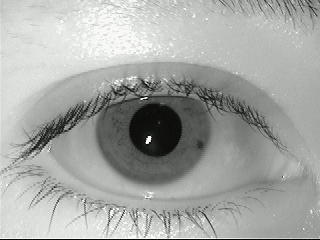
#> input picture modules/iris/Dr.bmp, 320 x 240 px
$ python iris.py   (older library calls are emulated)
#> lines starting #> are read from the running program, lines starting #| are printed output that depends on the picture; after the words box and inside, x2 and y2 are one past the last pixel; in counts of white or black regions, pixels touching at a corner belong together
import zipfile
import os
import shutil
import cv2
import numpy as np
import os
from scipy import ndimage
import matplotlib.pyplot as plt

# [32 lines of commented-out code are left out]
dataset_dir = "mong mat"
query_image_path = "Dr.bmp"

# --- Tham số xóa đốm sáng ---
REFLECTION_THRESH = 230
# --- Tham số tìm Pupil (Threshold + Contour) ---

PUPIL_THRESH = 85
PUPIL_MIN_AREA = 800 # Diện tích contour tối thiểu
PUPIL_MAX_AREA = 18000 # Diện tích contour tối đa

# --- Tham số tìm Iris (Multi-Canny Scan) ---
CANNY_THRESHOLDS = [
    (30, 80),  # Mặc định
    (20, 60),  # Dành cho ảnh mờ hơn
    (40, 100), # Dành cho ảnh rõ nét hơn
    (50, 120), # Dành cho ảnh rất rõ
]
IRIS_RADIUS_MIN_OFFSET = 20  # Bán kính iris nhỏ nhất so với pupil

IRIS_RADIUS_MAX_OFFSET = 110 # Tăng từ 80 -> 110

IRIS_RADIUS_STEP = 1         # Bước nhảy khi quét
IRIS_SCAN_POINTS = 360       # Số điểm quét trên mỗi vòng tròn (tăng để chính xác hơn)
IRIS_CONTOUR_VOTE_RANGE = 3  # Phạm vi pixel xung quanh đường quét để tính vote

# --- Tham số Gabor & So khớp ---
NORM_RADIALS = 64
NORM_ANGLES = 512
HAMMING_MATCH_THRESHOLD = 0.45 # Ngưỡng Hamming (có thể nới lỏng nhẹ nếu cần)

# === HẾT THAM SỐ ===


# === HÀM XỬ LÝ CHÍNH ===

def remove_specular_reflections(img_gray):
    img_blur = cv2.medianBlur(img_gray, 5)
    _, mask = cv2.threshold(img_blur, REFLECTION_THRESH, 255, cv2.THRESH_BINARY)
    mask = cv2.dilate(mask, np.ones((5, 5), np.uint8), iterations=2)
    img_inpainted = cv2.inpaint(img_gray, mask, inpaintRadius=5, flags=cv2.INPAINT_TELEA)
    img_final = cv2.bilateralFilter(img_inpainted, 9, 75, 75)
    return img_final


def detect_iris_boundaries(img):
    if len(img.shape) > 2:
        img_gray = cv2.cvtColor(img, cv2.COLOR_BGR2GRAY)
    else:
        img_gray = img.copy()
    h, w = img_gray.shape

    img_clean = remove_specular_reflections(img_gray)

    # --- Try HoughCircles for pupil (preferred) ---
    pupil_found = False
    cx = w // 2; cy = h // 2; r_pupil = 40.0

    img_blur = cv2.GaussianBlur(img_clean, (7, 7), 2)

    minR = max(6, int(min(h, w) * 0.02))
    maxR = max(20, int(min(h, w) * 0.18))
    try:
        circles = cv2.HoughCircles(img_blur, cv2.HOUGH_GRADIENT, dp=1.5, minDist=20,
                                   param1=80, param2=28, minRadius=minR, maxRadius=maxR)
    except Exception:
        circles = None

    if circles is not None and len(circles[0]) > 0:
        best = None; best_mean = 1e9
        for c in circles[0]:
            x, y, r = c
            xi, yi, ri = int(round(x)), int(round(y)), max(1, int(round(r)))
            mask = np.zeros_like(img_gray, dtype=np.uint8)
            cv2.circle(mask, (xi, yi), max(2, ri//2), 255, -1)
            mean = cv2.mean(img_gray, mask=mask)[0]
            if mean < best_mean:
                best_mean = mean; best = (x, y, r)
        if best is not None:
            cx, cy, r_pupil = float(best[0]), float(best[1]), float(best[2])
            pupil_found = True

    # --- Fallback: contour-based pupil detection ---
    if not pupil_found:
        img_pupil_blur = cv2.medianBlur(img_clean, 5)
        _, thresh = cv2.threshold(img_pupil_blur, PUPIL_THRESH, 255, cv2.THRESH_BINARY_INV)
        kernel = np.ones((5,5), np.uint8)
        thresh = cv2.morphologyEx(thresh, cv2.MORPH_CLOSE, kernel, iterations=2)
        contours, _ = cv2.findContours(thresh, cv2.RETR_EXTERNAL, cv2.CHAIN_APPROX_SIMPLE)
        best_contour = None; max_area = 0
        for c in contours:
            area = cv2.contourArea(c)
            if PUPIL_MIN_AREA < area < PUPIL_MAX_AREA and area > max_area:
                max_area = area; best_contour = c
        if best_contour is not None:
            (x, y), r = cv2.minEnclosingCircle(best_contour)
            cx, cy, r_pupil = float(x), float(y), float(r)
        else:
            cx, cy, r_pupil = float(w//2), float(h//2), 40.0
            print(f"⚠️ Fallback pupil for {query_image_path}: center {(cx,cy)}, r {r_pupil}")

    # --- Iris search: try HoughCircles first ---
    r_min = int(r_pupil + IRIS_RADIUS_MIN_OFFSET)
    r_max = int(min(min(w, h) // 2 - 5, r_pupil + IRIS_RADIUS_MAX_OFFSET))
    if r_min >= r_max:
        r_min = int(r_pupil + 20)
        r_max = int(r_pupil + 80)
    iris_found = False
    iris_r = r_min + 40
    try:
        img_iris_blur = cv2.GaussianBlur(img_clean, (9,9), 3)
        circles_iris = cv2.HoughCircles(img_iris_blur, cv2.HOUGH_GRADIENT, dp=1.2, minDist=50,
                                        param1=80, param2=30, minRadius=max(10, r_min),
                                        maxRadius=min(int(r_max), int(min(w,h)//2 - 5)))
    except Exception:
        circles_iris = None

    if circles_iris is not None and len(circles_iris[0]) > 0:
        best_irc = None; best_d = 1e9
        for cc in circles_iris[0]:
            ix, iy, ir = cc
            d = np.hypot(ix - cx, iy - cy)
            if d < best_d:
                best_d = d; best_irc = (ix, iy, ir)
        if best_irc is not None:
            iris_r = float(best_irc[2])
            iris_cx = float(best_irc[0]); iris_cy = float(best_irc[1])
            iris_found = True
        else:
            iris_cx, iris_cy = cx, cy
    else:
        iris_cx, iris_cy = cx, cy

    # --- If iris Hough failed, perform multi-canny voting (with small center shift) ---
    if not iris_found:
        edges_comb = np.zeros_like(img_gray)
        for low, high in CANNY_THRESHOLDS:
            e = cv2.Canny(cv2.GaussianBlur(img_clean, (5,5), 1), low, high)
            edges_comb = cv2.bitwise_or(edges_comb, e)

        best_votes = -1
        best_r = max(r_min, int(r_pupil + IRIS_RADIUS_MIN_OFFSET))
        best_center = (cx, cy)

        angles = np.linspace(0, 2*np.pi, max(180, IRIS_SCAN_POINTS), endpoint=False)
        cos_t = np.cos(angles); sin_t = np.sin(angles)

        center_window = range(-6, 7, 2)  # -6,-4,-2,0,2,4,6

        for r in range(r_min, r_max, max(1, IRIS_RADIUS_STEP)):
            for dx in center_window:
                for dy in center_window:
                    cx_cand = cx + dx
                    cy_cand = cy + dy
                    xs = np.clip((cx_cand + r * cos_t).astype(np.int32), 0, w-1)
                    ys = np.clip((cy_cand + r * sin_t).astype(np.int32), 0, h-1)
                    votes = np.sum(edges_comb[ys, xs] > 0)
                    if votes > best_votes:
                        best_votes = votes
                        best_r = r
                        best_center = (cx_cand, cy_cand)

        iris_r = float(best_r)
        iris_cx, iris_cy = float(best_center[0]), float(best_center[1])

    if iris_r <= r_pupil + 10:
        iris_r = float(r_pupil + 40.0)
    if iris_r > min(w,h)//2:
        iris_r = float(min(w,h)//2 - 5)

    pupil_out = (int(round(cx)), int(round(cy)), int(round(r_pupil)))
    iris_out = (int(round(iris_cx)), int(round(iris_cy)), int(round(iris_r)))
    return pupil_out, iris_out


def normalize_iris(img, pupil, iris, radials=NORM_RADIALS, angles=NORM_ANGLES):
    if len(img.shape) > 2:
        img_gray = cv2.cvtColor(img, cv2.COLOR_BGR2GRAY)
    else:
        img_gray = img.copy()

    x_pupil, y_pupil, r_pupil = pupil
    x_iris, y_iris, r_iris = iris

    if r_iris <= r_pupil + 2:
        r_iris = r_pupil + max(5, int(r_pupil * 0.6))

    theta = np.linspace(0, 2*np.pi, angles, endpoint=False)
    r_norm = np.linspace(0, 1, radials)

    cos_t = np.cos(theta)[None, :]  # shape (1, angles)
    sin_t = np.sin(theta)[None, :]

    radius_map = (r_pupil + r_norm[:, None] * (r_iris - r_pupil))  # (radials,1)

    X = x_pupil + radius_map * cos_t
    Y = y_pupil + radius_map * sin_t

    X = np.clip(X, 0, img_gray.shape[1] - 1).astype(np.float32)
    Y = np.clip(Y, 0, img_gray.shape[0] - 1).astype(np.float32)

    polar = cv2.remap(img_gray, X, Y, interpolation=cv2.INTER_LINEAR, borderMode=cv2.BORDER_CONSTANT, borderValue=0)
    return polar


def gabor_encode(polar):
    polar_float = polar.astype(np.float32)
    kernel = cv2.getGaborKernel((21, 21), 4.0, np.pi / 4, 10.0, 0.5, 0, ktype=cv2.CV_32F)
    filtered = cv2.filter2D(polar_float, cv2.CV_32F, kernel)
    code = (filtered > np.mean(filtered)).astype(np.uint8)
    return code

def hamming_distance(code1, code2):
    if code1.shape != code2.shape:
        print(f"Lỗi: Kích thước mã Gabor không khớp! {code1.shape} vs {code2.shape}")
        return 1.0, 0
    total_bits = code1.size
    diff = np.sum(code1 != code2)
    return diff / total_bits, total_bits - diff

def draw_boundaries(img_in, pupil, iris):
    """
    Vẽ pupil (xanh lá), iris (đỏ) với tâm tương ứng.
    """
    draw = img_in.copy()
    px, py, pr = int(pupil[0]), int(pupil[1]), int(pupil[2])
    ix, iy, ir = int(iris[0]), int(iris[1]), int(iris[2])

    cv2.circle(draw, (px, py), pr, (0, 255, 0), 2)   # pupil green
    cv2.circle(draw, (ix, iy), ir, (0, 0, 255), 2)   # iris red
    cv2.drawMarker(draw, (px, py), (0, 255, 0), cv2.MARKER_CROSS, 12, 2)
    cv2.drawMarker(draw, (ix, iy), (255, 0, 0), cv2.MARKER_TILTED_CROSS, 12, 2)
    return draw[..., ::-1]  # BGR -> RGB for matplotlib


# === HÀM CHẠY CHÍNH (MAIN EXECUTION) ===
def main():
    print(f"Đang tải ảnh truy vấn: {query_image_path}...")
    query_img = cv2.imread(query_image_path)
#> query_img is the input picture: shape (240, 320, 3); mean B, G, R 164.1, 167.7, 165.3
    if query_img is None:
        raise FileNotFoundError(f"Không tìm thấy ảnh truy vấn: {query_image_path}")

    try:
        pupil_q, iris_q = detect_iris_boundaries(query_img)
#> in remove_specular_reflections, `_, mask = cv2.threshold(img_blur, REFLECTION_THRESH, 255, cv2.THRESH_B..`: mask: shape (240, 320); 4.4% white; 20 white regions (14 under 20 px), largest, box (x1, y1, x2, y2) and area: (52, 6, 153, 58) 3157, (126, 234, 142, 239) 38, (147, 234, 161, 239) 34, (111, 0, 120, 5) 23, (128, 0, 136, 3) 23, (146, 137, 151, 143) 20
#> in remove_specular_reflections, `mask = cv2.dilate(mask, np.ones((5, 5), np.uint8), iterations=2)`: mask: shape (240, 320); 8.4% white; 5 white regions, box (x1, y1, x2, y2) and area: (48, 0, 157, 62) 4991, (93, 222, 165, 240) 838, (64, 222, 89, 240) 345, (142, 133, 155, 147) 172, (169, 232, 178, 240) 72
#> in detect_iris_boundaries, `circles = cv2.HoughCircles(img_blur, cv2.HOUGH_GRADIENT, dp=1.5, minDi..`: circles = [[155.2, 129.8, 27], [66.75, 159.8, 38.85], [54.75, 101.2, 31.8]]
#> the loop in detect_iris_boundaries, `for c in circles[0]:` made 3 passes
#> (x, y, r, xi, yi, ri, mean, best_mean) on pass 1: (155.2, 129.8, 27, 155, 130, 27, 27.97, 27.97)
#> (x, y, r, xi, yi, ri, mean) on passes 2 to 3: (66.75, 159.8, 38.85, 67, 160, 39, 170.7), (54.75, 101.2, 31.8, 55, 101, 32, 168.1)
#> after the loop in detect_iris_boundaries, `for c in circles[0]:`:
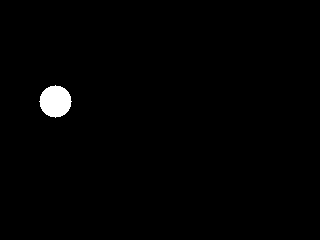
#> mask: shape (240, 320); 1% white; 1 white region, box (x1, y1, x2, y2) and area: (39, 85, 72, 118) 797
#> after the loop in detect_iris_boundaries, `for c in circles[0]:`: best_mean = 27.97
#> in detect_iris_boundaries, `cx, cy, r_pupil = float(best[0]), float(best[1]), float(best[2])`: cx = 155.2; cy = 129.8; r_pupil = 27
#> in detect_iris_boundaries, `r_min = int(r_pupil + IRIS_RADIUS_MIN_OFFSET)`: r_min = 47
#> in detect_iris_boundaries, `r_max = int(min(min(w, h) // 2 - 5, r_pupil + IRIS_RADIUS_MAX_OFFSET))`: r_max = 115
#> in detect_iris_boundaries, `iris_r = r_min + 40`: iris_r = 87
#> in detect_iris_boundaries, `circles_iris = cv2.HoughCircles(img_iris_blur, cv2.HOUGH_GRADIENT, dp=..`: circles_iris = [[151.8, 126.6, 58.52]]
#> the loop in detect_iris_boundaries, `for cc in circles_iris[0]:` made 1 pass
#> (ix, iy, ir, d, best_d) on pass 1: (151.8, 126.6, 58.52, 4.67, 4.67)
#> after the loop in detect_iris_boundaries, `for cc in circles_iris[0]:`: best_d = 4.67
#> in detect_iris_boundaries, `iris_r = float(best_irc[2])`: iris_r = 58.52
#> in detect_iris_boundaries, `iris_cx = float(best_irc[0])`: iris_cx = 151.8
#> in detect_iris_boundaries, `iris_cy = float(best_irc[1])`: iris_cy = 126.6
#> in detect_iris_boundaries, `pupil_out = (int(round(cx)), int(round(cy)), int(round(r_pupil)))`: pupil_out = (155, 130, 27)
#> in detect_iris_boundaries, `iris_out = (int(round(iris_cx)), int(round(iris_cy)), int(round(iris_r..`: iris_out = (152, 127, 59)
#> pupil_q = (155, 130, 27); iris_q = (152, 127, 59)
        normalized_query = normalize_iris(query_img, pupil_q, iris_q)
#> in normalize_iris, `x_pupil, y_pupil, r_pupil = pupil`: x_pupil = 155; y_pupil = 130; r_pupil = 27
#> in normalize_iris, `x_iris, y_iris, r_iris = iris`: x_iris = 152; y_iris = 127; r_iris = 59
#> in normalize_iris, `radius_map = (r_pupil + r_norm[:, None] * (r_iris - r_pupil))`: radius_map = 64 values from 27 to 59
#> in normalize_iris, `Y = y_pupil + radius_map * sin_t`:
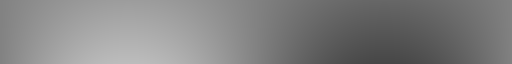
#> Y: shape (64, 512) float64; min 71, max 189, mean 130
#> in normalize_iris, `polar = cv2.remap(img_gray, X, Y, interpolation=cv2.INTER_LINEAR, bord..`:
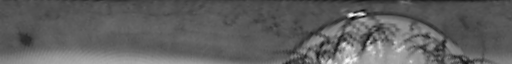
#> polar: shape (64, 512); min 6, max 247, mean 95.6
        code_query = gabor_encode(normalized_query)
#> in gabor_encode, `code = (filtered > np.mean(filtered)).astype(np.uint8)`: code: shape (64, 512); values 0 (black) and 1 (white), 37.7% white; 21 white regions (6 under 20 px), largest, box (x1, y1, x2, y2) and area: (0, 10, 252, 64) 6178, (270, 0, 470, 64) 5143, (474, 48, 512, 64) 318
        print("✅ Đã xử lý ảnh truy vấn.")
    except Exception as e:
        print(f"❌ Lỗi khi xử lý ảnh truy vấn ({query_image_path}): {e}")
        return

    print(f"\nĐang quét thư mục dataset: {dataset_dir}...")
    best_file = None
    best_img = None
    best_dist = 1.0

    for file in os.listdir(dataset_dir):
        if file.lower().endswith((".bmp", ".jpg", ".png")):
            path = os.path.join(dataset_dir, file)
            if os.path.basename(path) == os.path.basename(query_image_path):
                continue
            img = cv2.imread(path)
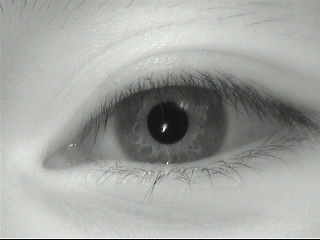
#> input picture modules/iris/mong mat/Duong Ngo Nhat Minh left. (1).bmp, 320 x 240 px
#> img is the input picture: shape (240, 320, 3); mean B, G, R 161.4, 165, 162.6
            if img is None:
                print(f"⚠️ Bỏ qua: Không thể đọc file {file}")
                continue
            try:
                pupil, iris = detect_iris_boundaries(img)
#> in remove_specular_reflections (call 2), `_, mask = cv2.threshold(img_blur, REFLECTION_THRESH, 255, cv2.THRESH_B..`: mask: shape (240, 320); 0.01% white in thin lines or dots, all inside (x1, y1, x2, y2) = (154, 42, 164, 45)
#> in remove_specular_reflections (call 2), `mask = cv2.dilate(mask, np.ones((5, 5), np.uint8), iterations=2)`: mask: shape (240, 320); 0.23% white; 1 white region, box (x1, y1, x2, y2) and area: (150, 38, 168, 49) 174
#> in detect_iris_boundaries (call 2), `circles = cv2.HoughCircles(img_blur, cv2.HOUGH_GRADIENT, dp=1.5, minDi..`: circles = [[167.2, 122.2, 21.6]]
#> the loop in detect_iris_boundaries (call 2), `for c in circles[0]:` made 1 pass
#> (x, y, r, xi, yi, ri, mean, best_mean) on pass 1: (167.2, 122.2, 21.6, 167, 122, 22, 35.36, 35.36)
#> after the loop in detect_iris_boundaries (call 2), `for c in circles[0]:`:
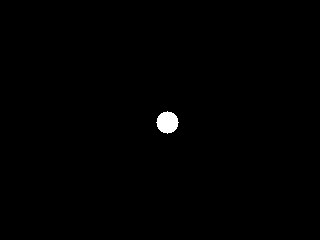
#> mask: shape (240, 320); 0.49% white; 1 white region, box (x1, y1, x2, y2) and area: (156, 111, 179, 134) 377
#> after the loop in detect_iris_boundaries (call 2), `for c in circles[0]:`: best_mean = 35.36
#> in detect_iris_boundaries (call 2), `cx, cy, r_pupil = float(best[0]), float(best[1]), float(best[2])`: cx = 167.2; cy = 122.2; r_pupil = 21.6
#> in detect_iris_boundaries (call 2), `r_min = int(r_pupil + IRIS_RADIUS_MIN_OFFSET)`: r_min = 41
#> in detect_iris_boundaries (call 2), `iris_r = r_min + 40`: iris_r = 81
#> in detect_iris_boundaries (call 2), `circles_iris = cv2.HoughCircles(img_iris_blur, cv2.HOUGH_GRADIENT, dp=..`: circles_iris = None
#> in detect_iris_boundaries (call 2), `iris_cx, iris_cy = cx, cy`: iris_cx = 167.2; iris_cy = 122.2
#> in detect_iris_boundaries (call 2), `best_r = max(r_min, int(r_pupil + IRIS_RADIUS_MIN_OFFSET))`: best_r = 41
#> in detect_iris_boundaries (call 2), `best_center = (cx, cy)`: best_center = (167.2, 122.2)
#> after the loop in detect_iris_boundaries (call 2), `for r in range(r_min, r_max, max(1, IRIS_RADIUS_STEP)):`: best_center = (171.2, 124.2); best_r = 56; best_votes = 76
#> in detect_iris_boundaries (call 2), `iris_r = float(best_r)`: iris_r = 56
#> in detect_iris_boundaries (call 2), `iris_cx, iris_cy = float(best_center[0]), float(best_center[1])`: iris_cx = 171.2; iris_cy = 124.2
#> in detect_iris_boundaries (call 2), `pupil_out = (int(round(cx)), int(round(cy)), int(round(r_pupil)))`: pupil_out = (167, 122, 22)
#> in detect_iris_boundaries (call 2), `iris_out = (int(round(iris_cx)), int(round(iris_cy)), int(round(iris_r..`: iris_out = (171, 124, 56)
#> pupil = (167, 122, 22); iris = (171, 124, 56)
                normalized = normalize_iris(img, pupil, iris)
                code_dataset = gabor_encode(normalized)
#> in gabor_encode (call 2), `filtered = cv2.filter2D(polar_float, cv2.CV_32F, kernel)`:
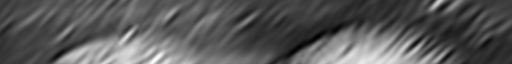
#> filtered: shape (64, 512) float32; min 263.1, max 2739.7, mean 1129.1; drawn with min black and max white
#> in gabor_encode (call 2), `code = (filtered > np.mean(filtered)).astype(np.uint8)`:
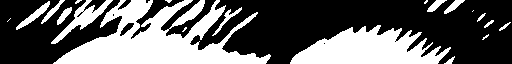
#> code: shape (64, 512); values 0 (black) and 1 (white), 38.2% white; 20 white regions (7 under 20 px), largest, box (x1, y1, x2, y2) and area: (53, 0, 271, 64) 6943, (290, 25, 451, 64) 3882, (51, 0, 113, 44) 663

                dist, same_pixels = hamming_distance(code_query, code_dataset)
#> in hamming_distance, `diff = np.sum(code1 != code2)`: diff = 11153
#> dist = 0.34; same_pixels = 21615
                total_pixels = code_query.size
#> total_pixels = 32768
                same_ratio = (same_pixels / total_pixels) if total_pixels > 0 else 0
#> same_ratio = 0.66

                print(f"\n🖼️  Ảnh: {file}")
                print(f"   ➤ Khoảng cách Hamming: {dist:.4f}")
#|    ➤ Khoảng cách Hamming: 0.3404
                print(f"   ➤ Tỉ lệ khớp: {same_ratio * 100:.2f}%")
#|    ➤ Tỉ lệ khớp: 65.96%

                if dist < best_dist:
                    best_dist = dist
#> best_dist = 0.34
                    best_file = file
                    best_img = img

            except Exception as e:
                print(f"⚠️ Lỗi khi xử lý file {file}: {e}. Bỏ qua...")
#> pass 2 of the loop in main, `for file in os.listdir(dataset_dir):`:
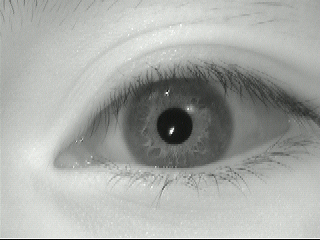
#> input picture modules/iris/mong mat/Duong Ngo Nhat Minh left. (2).bmp, 320 x 240 px
#> in main, img is the input picture: shape (240, 320, 3); mean B, G, R 166.1, 169.8, 167.3
#> in remove_specular_reflections (call 3), `_, mask = cv2.threshold(img_blur, REFLECTION_THRESH, 255, cv2.THRESH_B..`:
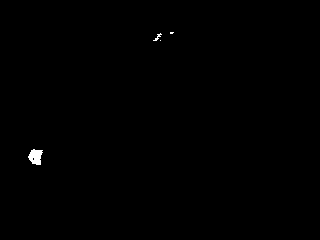
#> mask: shape (240, 320); 0.26% white; 4 white regions (2 under 20 px), largest, box (x1, y1, x2, y2) and area: (28, 149, 43, 165) 166, (153, 33, 162, 41) 24
#> in detect_iris_boundaries (call 3), `img_blur = cv2.GaussianBlur(img_clean, (7, 7), 2)`:
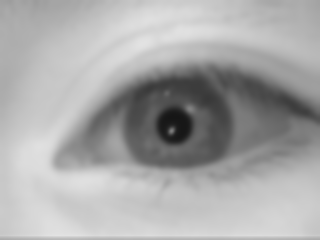
#> img_blur: shape (240, 320); min 22, max 227, mean 168.8
#> circles = [[174.8, 125.2, 19.05]]
#> the loop in detect_iris_boundaries (call 3), `for c in circles[0]:` made 1 pass
#> (x, y, r, xi, yi, ri, mean, best_mean) on pass 1: (174.8, 125.2, 19.05, 175, 125, 19, 41.01, 41.01)
#> after the loop in detect_iris_boundaries (call 3), `for c in circles[0]:`: best_mean = 41.01
#> in detect_iris_boundaries (call 3), `cx, cy, r_pupil = float(best[0]), float(best[1]), float(best[2])`: cx = 174.8; cy = 125.2; r_pupil = 19.05
#> r_min = 39
#> in detect_iris_boundaries (call 3), `iris_r = r_min + 40`: iris_r = 79
#> in detect_iris_boundaries (call 3), `iris_cx, iris_cy = cx, cy`: iris_cx = 174.8; iris_cy = 125.2
#> in detect_iris_boundaries (call 3), `best_r = max(r_min, int(r_pupil + IRIS_RADIUS_MIN_OFFSET))`: best_r = 39
#> in detect_iris_boundaries (call 3), `best_center = (cx, cy)`: best_center = (174.8, 125.2)
#> after the loop in detect_iris_boundaries (call 3), `for r in range(r_min, r_max, max(1, IRIS_RADIUS_STEP)):`: best_center = (180.8, 127.2); best_r = 52; best_votes = 89
#> in detect_iris_boundaries (call 3), `iris_r = float(best_r)`: iris_r = 52
#> in detect_iris_boundaries (call 3), `iris_cx, iris_cy = float(best_center[0]), float(best_center[1])`: iris_cx = 180.8; iris_cy = 127.2
#> pupil_out = (175, 125, 19)
#> iris_out = (181, 127, 52)
#> pupil = (175, 125, 19); iris = (181, 127, 52)
#> dist = 0.512; same_pixels = 15984
#> same_ratio = 0.488
#|    ➤ Khoảng cách Hamming: 0.5122
#|    ➤ Tỉ lệ khớp: 48.78%

    print("\n" + "="*30)
    print("===== 🔍 KẾT QUẢ NHẬN DẠNG =====")
    print("="*30)

    if best_img is None:
        print("❌ Không tìm thấy ảnh nào trong dataset để so sánh.")
    elif best_dist > HAMMING_MATCH_THRESHOLD:
        print(f"❌ KHÔNG TÌM THẤY ẢNH KHỚP.")
        print(f"   (Ảnh gần nhất là '{best_file}' với khoảng cách {best_dist:.4f})")
    else:
        print(f"✅ ẢNH GIỐNG NHẤT: {best_file}")
        print(f"   ➤ Khoảng cách Hamming: {best_dist:.4f}")
#|    ➤ Khoảng cách Hamming: 0.3404

        img_q_draw = draw_boundaries(query_img, pupil_q, iris_q)
#> in draw_boundaries, `px, py, pr = int(pupil[0]), int(pupil[1]), int(pupil[2])`: px = 155; py = 130; pr = 27
#> in draw_boundaries, `ix, iy, ir = int(iris[0]), int(iris[1]), int(iris[2])`: ix = 152; iy = 127; ir = 59

        pupil_b, iris_b = detect_iris_boundaries(best_img)
#> pupil_b = (167, 122, 22); iris_b = (171, 124, 56)
        img_b_draw = draw_boundaries(best_img, pupil_b, iris_b)

        plt.figure(figsize=(13, 6))

        plt.subplot(1, 2, 1)
        plt.imshow(img_q_draw)
        plt.title(f"Ảnh truy vấn ({os.path.basename(query_image_path)})")
        plt.xlabel(f"Pupil: {pupil_q}\nIris: {iris_q}")
        plt.axis("off")

        plt.subplot(1, 2, 2)
        plt.imshow(img_b_draw)
        plt.title(f"Giống nhất: {best_file} (Dist: {best_dist:.4f})")
        plt.xlabel(f"Pupil: {pupil_b}\nIris: {iris_b}")
        plt.axis("off")

        plt.tight_layout()
        plt.show()

if __name__ == "__main__":
    main()
